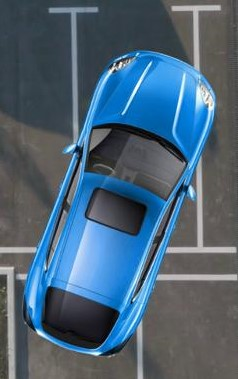
#> input picture CarParking_2.jpg, 238 x 379 px, found by its file name
$ jupyter execute Correct_Car_Parking.ipynb
#> lines starting #> are read from the running program, lines starting #| are printed output that depends on the picture; after the words box and inside, x2 and y2 are one past the last pixel; in counts of white or black regions, pixels touching at a corner belong together
[cell 1]
import cv2
import matplotlib.pyplot as plt
import numpy as np
from numba import jit
import time

[cell 2]
Test_image="/content/CarParking_2.jpg"

# Serial

## Implementation of Hough Transform

[cell 3]
def houghLines(edges, dTheta, threshold):
    imageShape = edges.shape
    imageDiameter = (imageShape[0]**2 + imageShape[1]**2)**0.5
    rhoRange = [i for i in range(int(imageDiameter)+1)]
    thetaRange = [dTheta*i for i in range(int(-np.pi/(2*dTheta)), int(np.pi/dTheta))]
    cosTheta = [np.cos(theta) for theta in thetaRange]
    sinTheta = [np.sin(theta) for theta in thetaRange]
    countMatrix = np.zeros([len(rhoRange), len(thetaRange)])
    eds = [(x,y) for (x,y), value in np.ndenumerate(edges) if value > 0]
    for thetaIndex in range(len(thetaRange)):
        theta = thetaRange[thetaIndex]
        cos = cosTheta[thetaIndex]
        sin = sinTheta[thetaIndex]
        for x, y in eds:
            targetRho = x*cos + y*sin
            closestRhoIndex = int(round(targetRho))
            countMatrix[closestRhoIndex, thetaIndex] += 1
    #print(countMatrix)
    lines = [(p,thetaRange[t]) for (p,t), value in np.ndenumerate(countMatrix) if value > threshold]
    return np.array([lines])

## Application: Identification of Correct and Incorrect Car Parking

[cell 4]
start = time.process_time()

img = cv2.imread(Test_image)
#> img is the input picture: shape (379, 238, 3); mean B, G, R 117.8, 99, 75.3
img2 = img.copy()
gray = cv2.cvtColor(img2,cv2.COLOR_BGR2GRAY)
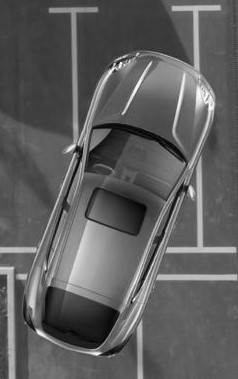
#> gray: shape (379, 238); min 1, max 254, mean 94
pts = []
for aperturesize in [5,7]:
    edges = cv2.Canny(gray,25,100,apertureSize = aperturesize)

    if Test_image=="/content/CarParking_2.jpg":
      lines = houghLines(edges,3,80)#Needs to be adjusted for each image
      #print(lines)
    else:
      lines = cv2.HoughLines(edges,1,np.pi/180,30)

    for rho,theta in lines[0]:
        a = np.cos(theta)
        b = np.sin(theta)
        x0 = a*rho
        y0 = b*rho
        x1 = int(x0 + 1000*(-b))
        y1 = int(y0 + 1000*(a))
        x2 = int(x0 - 1000*(-b))
        y2 = int(y0 - 1000*(a))
        cv2.line(img2,(x1,y1),(x2,y2),(0,0,255),2)
        pts.append(x1)
#> this loop made 2 passes
#> lines on pass 2: [[247, 0], [252, 0], [274, 0], [280, 0]]
#> pass 1, `edges = cv2.Canny(gray,25,100,apertureSize = aperturesize)`:
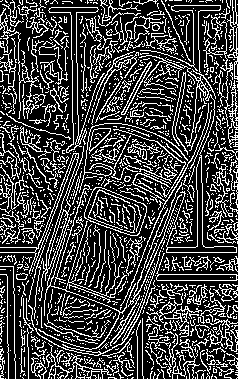
#> edges: shape (379, 238); 26.4% white in thin lines or dots
#> pass 2, `edges = cv2.Canny(gray,25,100,apertureSize = aperturesize)`:
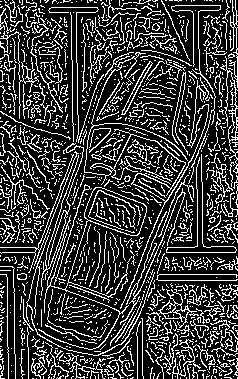
#> edges: shape (379, 238); 23.7% white in thin lines or dots
#> after the loop:
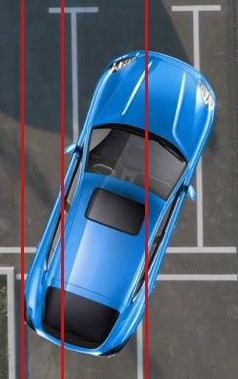
#> img2: shape (379, 238, 3); 3.78% of pixels changed, all inside (x1, y1, x2, y2) = (21, 0, 148, 379)
#> after the loop, pts = [22, 62, 146, 247, 252, 274, 280, 286, 314, 360, 364, 366, 247, 252, 274, 280]

if Test_image=="/content/CarParking_0.jpeg":
  blurred = cv2.blur(img,(10,10))
elif Test_image=="/content/CarParking_1.jpeg":
  blurred = cv2.blur(img,(30,20))
  blurred = cv2.blur(blurred,(10,15))
elif Test_image=="/content/CarParking_2.jpg":
  blurred = cv2.blur(img,(20,20))
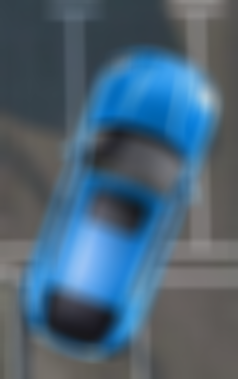
#> blurred: shape (379, 238, 3); mean B, G, R 117.9, 99, 75.4

edges = cv2.Canny(blurred,50,60)
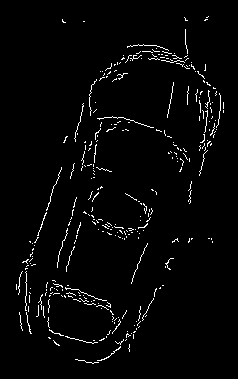
#> edges: shape (379, 238); 2.6% white in thin lines or dots, all inside (x1, y1, x2, y2) = (16, 16, 224, 364)

arr=[]
for i in range(edges.shape[1]):
    for j in range(edges.shape[0]):
        if edges[j][i]!=0:
            arr.append(i)
#> after the loop, arr = 2370 values from 16 to 223

if max(pts)>=max(arr) and min(pts)<=min(arr):
    output = "CORRECTLY PARKED"
    color=(0,1,0)
else:
    output = "INCORRECTLY PARKED"
    color=(1,0,0)

plt.figure(figsize=(15,8))
plt.suptitle(output,fontsize=24,color=color)
plt.subplot(1,3,1)
plt.imshow(cv2.cvtColor(img,cv2.COLOR_BGR2RGB))
plt.xlabel("Input Image",fontsize=22)
plt.subplot(1,3,2)
plt.imshow(cv2.cvtColor(img2,cv2.COLOR_BGR2RGB))
plt.xlabel("Applying Hough Lines",fontsize=22)
plt.subplot(1,3,3)
plt.imshow(cv2.cvtColor(edges,cv2.COLOR_BGR2RGB))
plt.xlabel("Car Skeleton",fontsize=22)
plt.tight_layout(pad=10.0)
plt.show()
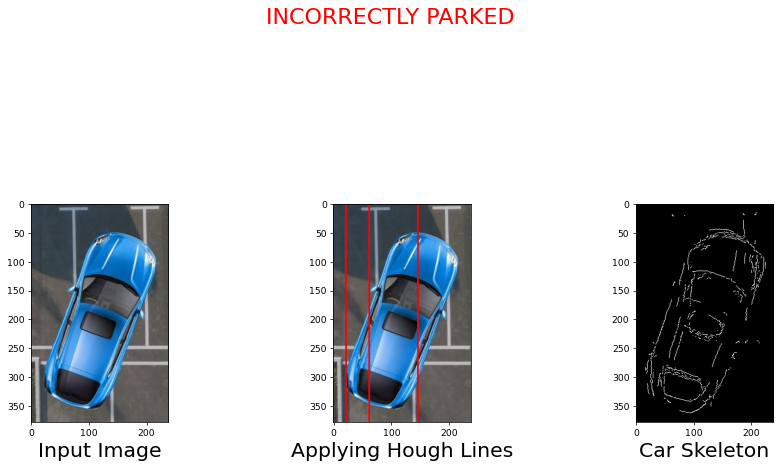
#> figure drawn by matplotlib, 3 panels

time_serial = time.process_time() - start

# Parallel

## Parallel Implementation of Hough Transform

[cell 5]
@jit(nopython=True)
def houghLines(edges, dTheta, threshold):
    imageShape = edges.shape
    imageDiameter = (imageShape[0]**2 + imageShape[1]**2)**0.5
    rhoRange = [i for i in range(int(imageDiameter)+1)]
    thetaRange = [dTheta*i for i in range(int(-np.pi/(2*dTheta)), int(np.pi/dTheta))]
    cosTheta = []
    sinTheta = []
    for theta in thetaRange:
        cosTheta.append(np.cos(theta))
        sinTheta.append(np.sin(theta))
    countMatrixSize = (len(rhoRange), len(thetaRange))
    countMatrix = np.zeros(countMatrixSize)

    eds = []
    for (x,y), value in np.ndenumerate(edges):
        if value > 0:
            eds.append((x,y))

    for thetaIndex in range(len(thetaRange)):
        theta = thetaRange[thetaIndex]
        cos = cosTheta[thetaIndex]
        sin = sinTheta[thetaIndex]
        for x, y in eds:
            targetRho = x*cos + y*sin
            closestRhoIndex = int(round(targetRho))
            countMatrix[closestRhoIndex, thetaIndex] += 1
    lines = []
    for (p,t), value in np.ndenumerate(countMatrix):
        if value > threshold:
            lines.append((p,thetaRange[t]))
    return lines

## Application: Identification of Correct and Incorrect Car Parking

[cell 6]
start = time.process_time()

img = cv2.imread(Test_image)
img2 = img.copy()
gray = cv2.cvtColor(img2,cv2.COLOR_BGR2GRAY)
pts = []
for aperturesize in [5,7]:
    edges = cv2.Canny(gray,25,100,apertureSize = aperturesize)

    if Test_image=="/content/CarParking_2.jpg":
      lines = houghLines(edges,3,80)#Needs to be adjusted for each image
      #print(lines)
    else:
      lines = cv2.HoughLines(edges,1,np.pi/180,30)

    for rho,theta in lines:
        a = np.cos(theta)
        b = np.sin(theta)
        x0 = a*rho
        y0 = b*rho
        x1 = int(x0 + 1000*(-b))
        y1 = int(y0 + 1000*(a))
        x2 = int(x0 - 1000*(-b))
        y2 = int(y0 - 1000*(a))
        cv2.line(img2,(x1,y1),(x2,y2),(0,0,255),2)
        pts.append(x1)
#> this loop made 2 passes

if Test_image=="/content/CarParking_0.jpeg":
  blurred = cv2.blur(img,(10,10))
elif Test_image=="/content/CarParking_1.jpeg":
  blurred = cv2.blur(img,(30,20))
  blurred = cv2.blur(blurred,(10,15))
elif Test_image=="/content/CarParking_2.jpg":
  blurred = cv2.blur(img,(20,20))

edges = cv2.Canny(blurred,50,60)

arr=[]
for i in range(edges.shape[1]):
    for j in range(edges.shape[0]):
        if edges[j][i]!=0:
            arr.append(i)

if max(pts)>=max(arr) and min(pts)<=min(arr):
    output = "CORRECTLY PARKED"
    color=(0,1,0)
else:
    output = "INCORRECTLY PARKED"
    color=(1,0,0)

plt.figure(figsize=(15,8))
plt.suptitle(output,fontsize=24,color=color)
plt.subplot(1,3,1)
plt.imshow(cv2.cvtColor(img,cv2.COLOR_BGR2RGB))
plt.xlabel("Input Image",fontsize=22)
plt.subplot(1,3,2)
plt.imshow(cv2.cvtColor(img2,cv2.COLOR_BGR2RGB))
plt.xlabel("Applying Hough Lines",fontsize=22)
plt.subplot(1,3,3)
plt.imshow(cv2.cvtColor(edges,cv2.COLOR_BGR2RGB))
plt.xlabel("Car Skeleton",fontsize=22)
plt.tight_layout(pad=10.0)
plt.show()

time_parallel = time.process_time() - start
